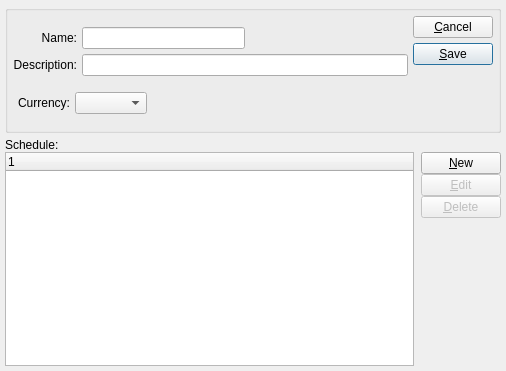
<ui version="4.0" >
 <author></author>
 <comment>This file is part of the xTuple ERP: PostBooks Edition, a free and
open source Enterprise Resource Planning software suite,
Copyright (c) 1999-2010 by OpenMFG LLC, d/b/a xTuple.
It is licensed to you under the Common Public Attribution License
version 1.0, the full text of which (including xTuple-specific Exhibits)
is available at www.xtuple.com/CPAL.  By using this software, you agree
to be bound by its terms.</comment>
 <exportmacro></exportmacro>
 <class>itemPricingSchedule</class>
 <widget class="QDialog" name="itemPricingSchedule" >
  <property name="geometry" >
   <rect>
    <x>0</x>
    <y>0</y>
    <width>506</width>
    <height>371</height>
   </rect>
  </property>
  <property name="sizePolicy" >
   <sizepolicy>
    <hsizetype>5</hsizetype>
    <vsizetype>5</vsizetype>
    <horstretch>0</horstretch>
    <verstretch>0</verstretch>
   </sizepolicy>
  </property>
  <property name="minimumSize" >
   <size>
    <width>0</width>
    <height>0</height>
   </size>
  </property>
  <property name="windowTitle" >
   <string>Pricing Schedule</string>
  </property>
  <layout class="QVBoxLayout" >
   <property name="margin" >
    <number>5</number>
   </property>
   <property name="spacing" >
    <number>5</number>
   </property>
   <item>
    <widget class="QGroupBox" name="GroupBox1" >
     <property name="title" >
      <string/>
     </property>
     <layout class="QHBoxLayout" >
      <property name="margin" >
       <number>5</number>
      </property>
      <property name="spacing" >
       <number>7</number>
      </property>
      <item>
       <layout class="QHBoxLayout" >
        <property name="margin" >
         <number>0</number>
        </property>
        <property name="spacing" >
         <number>5</number>
        </property>
        <item>
         <layout class="QVBoxLayout" >
          <property name="margin" >
           <number>0</number>
          </property>
          <property name="spacing" >
           <number>5</number>
          </property>
          <item>
           <layout class="QHBoxLayout" >
            <property name="margin" >
             <number>0</number>
            </property>
            <property name="spacing" >
             <number>5</number>
            </property>
            <item>
             <layout class="QVBoxLayout" >
              <property name="margin" >
               <number>0</number>
              </property>
              <property name="spacing" >
               <number>5</number>
              </property>
              <item>
               <widget class="QLabel" name="_nameLit" >
                <property name="text" >
                 <string>Name:</string>
                </property>
                <property name="alignment" >
                 <set>Qt::AlignRight|Qt::AlignTrailing|Qt::AlignVCenter</set>
                </property>
               </widget>
              </item>
              <item>
               <widget class="QLabel" name="_descripLit" >
                <property name="text" >
                 <string>Description:</string>
                </property>
                <property name="alignment" >
                 <set>Qt::AlignRight|Qt::AlignTrailing|Qt::AlignVCenter</set>
                </property>
               </widget>
              </item>
             </layout>
            </item>
            <item>
             <layout class="QVBoxLayout" >
              <property name="margin" >
               <number>0</number>
              </property>
              <property name="spacing" >
               <number>5</number>
              </property>
              <item>
               <layout class="QHBoxLayout" >
                <property name="margin" >
                 <number>0</number>
                </property>
                <property name="spacing" >
                 <number>0</number>
                </property>
                <item>
                 <widget class="XLineEdit" name="_name" />
                </item>
                <item>
                 <spacer>
                  <property name="orientation" >
                   <enum>Qt::Horizontal</enum>
                  </property>
                  <property name="sizeType" >
                   <enum>QSizePolicy::Expanding</enum>
                  </property>
                  <property name="sizeHint" >
                   <size>
                    <width>20</width>
                    <height>20</height>
                   </size>
                  </property>
                 </spacer>
                </item>
               </layout>
              </item>
              <item>
               <widget class="XLineEdit" name="_descrip" />
              </item>
             </layout>
            </item>
           </layout>
          </item>
          <item>
           <layout class="QHBoxLayout" >
            <property name="margin" >
             <number>0</number>
            </property>
            <property name="spacing" >
             <number>5</number>
            </property>
            <item>
             <widget class="DateCluster" name="_dates" />
            </item>
            <item>
             <layout class="QVBoxLayout" >
              <property name="margin" >
               <number>0</number>
              </property>
              <property name="spacing" >
               <number>5</number>
              </property>
              <item>
               <layout class="QHBoxLayout" >
                <property name="margin" >
                 <number>0</number>
                </property>
                <property name="spacing" >
                 <number>5</number>
                </property>
                <item>
                 <widget class="QLabel" name="_currencyLit" >
                  <property name="text" >
                   <string>Currency:</string>
                  </property>
                  <property name="alignment" >
                   <set>Qt::AlignRight|Qt::AlignTrailing|Qt::AlignVCenter</set>
                  </property>
                 </widget>
                </item>
                <item>
                 <widget class="XComboBox" name="_currency" />
                </item>
                <item>
                 <spacer>
                  <property name="orientation" >
                   <enum>Qt::Horizontal</enum>
                  </property>
                  <property name="sizeType" >
                   <enum>QSizePolicy::Expanding</enum>
                  </property>
                  <property name="sizeHint" >
                   <size>
                    <width>20</width>
                    <height>20</height>
                   </size>
                  </property>
                 </spacer>
                </item>
               </layout>
              </item>
             </layout>
            </item>
           </layout>
          </item>
         </layout>
        </item>
        <item>
         <layout class="QVBoxLayout" >
          <property name="margin" >
           <number>0</number>
          </property>
          <property name="spacing" >
           <number>5</number>
          </property>
          <item>
           <widget class="QPushButton" name="_close" >
            <property name="text" >
             <string>&amp;Cancel</string>
            </property>
           </widget>
          </item>
          <item>
           <widget class="QPushButton" name="_save" >
            <property name="text" >
             <string>&amp;Save</string>
            </property>
            <property name="default" >
             <bool>true</bool>
            </property>
           </widget>
          </item>
          <item>
           <spacer>
            <property name="orientation" >
             <enum>Qt::Vertical</enum>
            </property>
            <property name="sizeType" >
             <enum>QSizePolicy::Preferred</enum>
            </property>
            <property name="sizeHint" >
             <size>
              <width>20</width>
              <height>60</height>
             </size>
            </property>
           </spacer>
          </item>
         </layout>
        </item>
       </layout>
      </item>
     </layout>
    </widget>
   </item>
   <item>
    <layout class="QVBoxLayout" >
     <property name="margin" >
      <number>0</number>
     </property>
     <property name="spacing" >
      <number>0</number>
     </property>
     <item>
      <widget class="QLabel" name="_scheduleLit" >
       <property name="text" >
        <string>Schedule:</string>
       </property>
       <property name="alignment" >
        <set>Qt::AlignLeading|Qt::AlignLeft|Qt::AlignVCenter</set>
       </property>
      </widget>
     </item>
     <item>
      <layout class="QHBoxLayout" >
       <property name="margin" >
        <number>0</number>
       </property>
       <property name="spacing" >
        <number>7</number>
       </property>
       <item>
        <widget class="XTreeWidget" name="_ipsitem" />
       </item>
       <item>
        <layout class="QVBoxLayout" >
         <property name="margin" >
          <number>0</number>
         </property>
         <property name="spacing" >
          <number>0</number>
         </property>
         <item>
          <widget class="QPushButton" name="_new" >
           <property name="text" >
            <string>&amp;New</string>
           </property>
          </widget>
         </item>
         <item>
          <widget class="QPushButton" name="_edit" >
           <property name="enabled" >
            <bool>false</bool>
           </property>
           <property name="text" >
            <string>&amp;Edit</string>
           </property>
          </widget>
         </item>
         <item>
          <widget class="QPushButton" name="_delete" >
           <property name="enabled" >
            <bool>false</bool>
           </property>
           <property name="text" >
            <string>&amp;Delete</string>
           </property>
          </widget>
         </item>
         <item>
          <spacer>
           <property name="orientation" >
            <enum>Qt::Vertical</enum>
           </property>
           <property name="sizeType" >
            <enum>QSizePolicy::Expanding</enum>
           </property>
           <property name="sizeHint" >
            <size>
             <width>20</width>
             <height>20</height>
            </size>
           </property>
          </spacer>
         </item>
        </layout>
       </item>
      </layout>
     </item>
    </layout>
   </item>
  </layout>
 </widget>
 <layoutdefault spacing="5" margin="5" />
 <pixmapfunction>qPixmapFromMimeSource</pixmapfunction>
 <customwidgets>
  <customwidget>
   <class>XComboBox</class>
   <extends>QComboBox</extends>
   <header>xcombobox.h</header>
   <container>0</container>
   <pixmap></pixmap>
  </customwidget>
  <customwidget>
   <class>XTreeWidget</class>
   <extends>QTreeWidget</extends>
   <header>xtreewidget.h</header>
   <container>0</container>
   <pixmap></pixmap>
  </customwidget>
  <customwidget>
   <class>XLineEdit</class>
   <extends>QLineEdit</extends>
   <header>xlineedit.h</header>
   <container>0</container>
   <pixmap></pixmap>
  </customwidget>
  <customwidget>
   <class>DateCluster</class>
   <extends>QWidget</extends>
   <header>datecluster.h</header>
   <container>0</container>
   <pixmap></pixmap>
  </customwidget>
 </customwidgets>
 <tabstops>
  <tabstop>_name</tabstop>
  <tabstop>_descrip</tabstop>
  <tabstop>_dates</tabstop>
  <tabstop>_currency</tabstop>
  <tabstop>_ipsitem</tabstop>
  <tabstop>_new</tabstop>
  <tabstop>_edit</tabstop>
  <tabstop>_delete</tabstop>
  <tabstop>_save</tabstop>
  <tabstop>_close</tabstop>
 </tabstops>
 <includes/>
 <resources/>
 <connections>
  <connection>
   <sender>_close</sender>
   <signal>clicked()</signal>
   <receiver>itemPricingSchedule</receiver>
   <slot>reject()</slot>
   <hints>
    <hint type="sourcelabel" >
     <x>20</x>
     <y>20</y>
    </hint>
    <hint type="destinationlabel" >
     <x>20</x>
     <y>20</y>
    </hint>
   </hints>
  </connection>
 </connections>
</ui>
